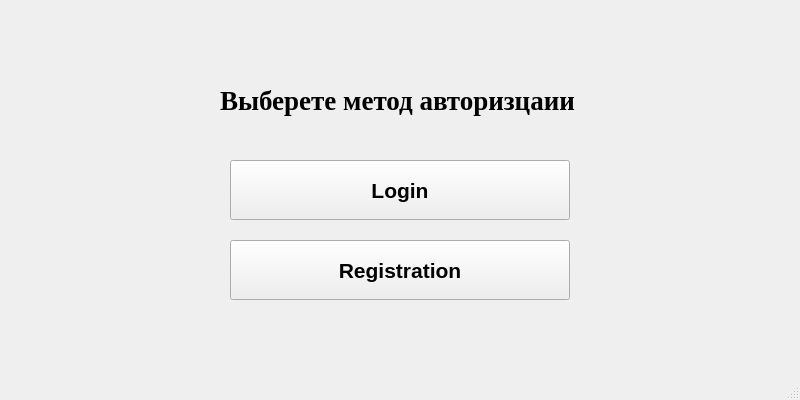
<?xml version="1.0" encoding="UTF-8"?>
<ui version="4.0">
 <class>confectioneryStoreInformationSystem</class>
 <widget class="QMainWindow" name="confectioneryStoreInformationSystem">
  <property name="geometry">
   <rect>
    <x>0</x>
    <y>0</y>
    <width>800</width>
    <height>400</height>
   </rect>
  </property>
  <property name="sizePolicy">
   <sizepolicy hsizetype="Preferred" vsizetype="Preferred">
    <horstretch>0</horstretch>
    <verstretch>0</verstretch>
   </sizepolicy>
  </property>
  <property name="windowTitle">
   <string>confectioneryStoreInformationSystem</string>
  </property>
  <widget class="QWidget" name="centralwidget">
   <widget class="QPushButton" name="logButton">
    <property name="geometry">
     <rect>
      <x>230</x>
      <y>160</y>
      <width>340</width>
      <height>60</height>
     </rect>
    </property>
    <property name="font">
     <font>
      <pointsize>16</pointsize>
      <bold>true</bold>
     </font>
    </property>
    <property name="text">
     <string>Login</string>
    </property>
   </widget>
   <widget class="QPushButton" name="regButton">
    <property name="geometry">
     <rect>
      <x>230</x>
      <y>240</y>
      <width>340</width>
      <height>60</height>
     </rect>
    </property>
    <property name="font">
     <font>
      <pointsize>16</pointsize>
      <bold>true</bold>
     </font>
    </property>
    <property name="text">
     <string>Registration</string>
    </property>
   </widget>
   <widget class="QLabel" name="label">
    <property name="geometry">
     <rect>
      <x>220</x>
      <y>50</y>
      <width>400</width>
      <height>100</height>
     </rect>
    </property>
    <property name="sizePolicy">
     <sizepolicy hsizetype="Fixed" vsizetype="Fixed">
      <horstretch>0</horstretch>
      <verstretch>0</verstretch>
     </sizepolicy>
    </property>
    <property name="minimumSize">
     <size>
      <width>0</width>
      <height>100</height>
     </size>
    </property>
    <property name="font">
     <font>
      <family>Times New Roman</family>
      <pointsize>20</pointsize>
      <bold>true</bold>
     </font>
    </property>
    <property name="layoutDirection">
     <enum>Qt::LeftToRight</enum>
    </property>
    <property name="text">
     <string>Выберете метод авторизцаии </string>
    </property>
   </widget>
  </widget>
  <widget class="QMenuBar" name="menubar">
   <property name="geometry">
    <rect>
     <x>0</x>
     <y>0</y>
     <width>800</width>
     <height>21</height>
    </rect>
   </property>
  </widget>
  <widget class="QStatusBar" name="statusbar"/>
 </widget>
 <resources/>
 <connections/>
</ui>
